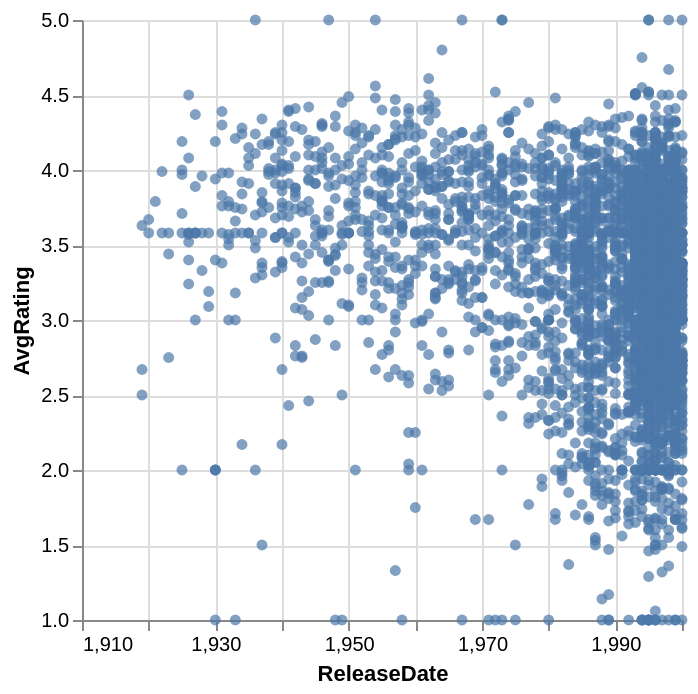

Write notebook code for a chart like this one.
### Markdown cell above
We can replace this `point` mark with `circle`

### Code cell
alt.Chart(movies_genre).mark_circle().encode(
  alt.X('ReleaseDate', scale = alt.Scale(zero = False)),
  alt.Y('AvgRating', scale = alt.Scale(zero = False))
)

### Figure 1 — Vega-Lite specification as saved in the notebook (floating-point values rounded to 4 significant figures; data arrays with more than 128 entries replaced by an {"elided": "..."} marker saying what was removed)
{"config": {"view": {"continuousWidth": 300, "continuousHeight": 300}}, "data": {"name": "data-13c4f2dff4c408d6b77392abd5dfec37"}, "mark": {"type": "circle"}, "encoding": {"x": {"field": "ReleaseDate", "scale": {"zero": false}, "type": "quantitative"}, "y": {"field": "AvgRating", "scale": {"zero": false}, "type": "quantitative"}}, "$schema": "https://vega.github.io/schema/vega-lite/v5.20.1.json", "datasets": {"data-13c4f2dff4c408d6b77392abd5dfec37": {"elided": "3883 records"}}}
